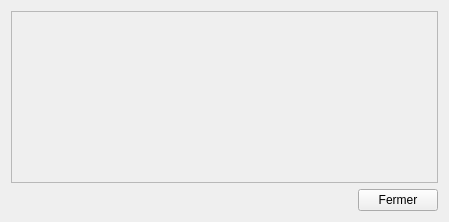
<?xml version="1.0" encoding="UTF-8"?>
<ui version="4.0">
 <class>Form</class>
 <widget class="QWidget" name="Form">
  <property name="enabled">
   <bool>true</bool>
  </property>
  <property name="geometry">
   <rect>
    <x>0</x>
    <y>0</y>
    <width>449</width>
    <height>222</height>
   </rect>
  </property>
  <property name="windowTitle">
   <string>Form</string>
  </property>
  <property name="windowIcon">
   <iconset resource="../Ressources/antiplagia.qrc">
    <normaloff>:/Images/AP.png</normaloff>:/Images/AP.png</iconset>
  </property>
  <layout class="QGridLayout" name="gridLayout">
   <item row="1" column="1">
    <widget class="QPushButton" name="pushButton">
     <property name="text">
      <string>Fermer</string>
     </property>
    </widget>
   </item>
   <item row="1" column="0">
    <spacer name="horizontalSpacer">
     <property name="orientation">
      <enum>Qt::Horizontal</enum>
     </property>
     <property name="sizeHint" stdset="0">
      <size>
       <width>40</width>
       <height>20</height>
      </size>
     </property>
    </spacer>
   </item>
   <item row="0" column="0" colspan="2">
    <widget class="QFrame" name="frame">
     <property name="frameShape">
      <enum>QFrame::StyledPanel</enum>
     </property>
     <property name="frameShadow">
      <enum>QFrame::Raised</enum>
     </property>
    </widget>
   </item>
  </layout>
 </widget>
 <resources>
  <include location="../Ressources/antiplagia.qrc"/>
 </resources>
 <connections/>
</ui>
